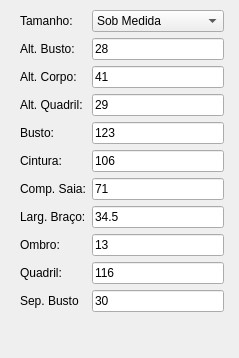
<?xml version="1.0" encoding="UTF-8"?>
<ui version="4.0">
 <class>Form</class>
 <widget class="QWidget" name="Form">
  <property name="geometry">
   <rect>
    <x>0</x>
    <y>0</y>
    <width>239</width>
    <height>358</height>
   </rect>
  </property>
  <property name="minimumSize">
   <size>
    <width>239</width>
    <height>358</height>
   </size>
  </property>
  <property name="windowTitle">
   <string>Form</string>
  </property>
  <widget class="QWidget" name="layoutWidget">
   <property name="geometry">
    <rect>
     <x>20</x>
     <y>10</y>
     <width>204</width>
     <height>332</height>
    </rect>
   </property>
   <layout class="QFormLayout" name="formLayout">
    <item row="2" column="0">
     <widget class="QLabel" name="label">
      <property name="text">
       <string>Alt. Corpo:</string>
      </property>
     </widget>
    </item>
    <item row="2" column="1">
     <widget class="QLineEdit" name="AltCorpo">
      <property name="text">
       <string>41</string>
      </property>
     </widget>
    </item>
    <item row="3" column="0">
     <widget class="QLabel" name="label_3">
      <property name="text">
       <string>Alt. Quadril:</string>
      </property>
     </widget>
    </item>
    <item row="3" column="1">
     <widget class="QLineEdit" name="AltQuadril">
      <property name="text">
       <string>29</string>
      </property>
     </widget>
    </item>
    <item row="4" column="0">
     <widget class="QLabel" name="label">
      <property name="text">
       <string>Busto:</string>
      </property>
     </widget>
    </item>
    <item row="4" column="1">
     <widget class="QLineEdit" name="Busto">
      <property name="text">
       <string>123</string>
      </property>
     </widget>
    </item>
    <item row="5" column="0">
     <widget class="QLabel" name="label">
      <property name="text">
       <string>Cintura:</string>
      </property>
     </widget>
    </item>
    <item row="5" column="1">
     <widget class="QLineEdit" name="Cintura">
      <property name="text">
       <string>106</string>
      </property>
     </widget>
    </item>
    <item row="6" column="0">
     <widget class="QLabel" name="label">
      <property name="text">
       <string>Comp. Saia:</string>
      </property>
     </widget>
    </item>
    <item row="6" column="1">
     <widget class="QLineEdit" name="CompSaia">
      <property name="text">
       <string>71</string>
      </property>
     </widget>
    </item>
    <item row="7" column="0">
     <widget class="QLabel" name="label">
      <property name="text">
       <string>Larg. Braço:</string>
      </property>
     </widget>
    </item>
    <item row="7" column="1">
     <widget class="QLineEdit" name="LargBraco">
      <property name="text">
       <string>34.5</string>
      </property>
     </widget>
    </item>
    <item row="8" column="0">
     <widget class="QLabel" name="label_2">
      <property name="text">
       <string>Ombro:</string>
      </property>
     </widget>
    </item>
    <item row="8" column="1">
     <widget class="QLineEdit" name="Ombro">
      <property name="text">
       <string>13</string>
      </property>
     </widget>
    </item>
    <item row="9" column="0">
     <widget class="QLabel" name="label">
      <property name="text">
       <string>Quadril:</string>
      </property>
     </widget>
    </item>
    <item row="9" column="1">
     <widget class="QLineEdit" name="Quadril">
      <property name="text">
       <string>116</string>
      </property>
     </widget>
    </item>
    <item row="10" column="0">
     <widget class="QLabel" name="label_4">
      <property name="text">
       <string>Sep. Busto</string>
      </property>
     </widget>
    </item>
    <item row="10" column="1">
     <widget class="QLineEdit" name="SepBusto">
      <property name="text">
       <string>30</string>
      </property>
     </widget>
    </item>
    <item row="1" column="0">
     <widget class="QLabel" name="label_5">
      <property name="text">
       <string>Alt. Busto:</string>
      </property>
     </widget>
    </item>
    <item row="1" column="1">
     <widget class="QLineEdit" name="AltBusto">
      <property name="text">
       <string>28</string>
      </property>
     </widget>
    </item>
    <item row="0" column="1">
     <widget class="QComboBox" name="Tamanho">
      <property name="minimumSize">
       <size>
        <width>0</width>
        <height>0</height>
       </size>
      </property>
      <item>
       <property name="text">
        <string>Sob Medida</string>
       </property>
      </item>
      <item>
       <property name="text">
        <string>36</string>
       </property>
      </item>
      <item>
       <property name="text">
        <string>38</string>
       </property>
      </item>
      <item>
       <property name="text">
        <string>40</string>
       </property>
      </item>
      <item>
       <property name="text">
        <string>42</string>
       </property>
      </item>
      <item>
       <property name="text">
        <string>44</string>
       </property>
      </item>
      <item>
       <property name="text">
        <string>46</string>
       </property>
      </item>
      <item>
       <property name="text">
        <string>48</string>
       </property>
      </item>
      <item>
       <property name="text">
        <string>50</string>
       </property>
      </item>
      <item>
       <property name="text">
        <string>52</string>
       </property>
      </item>
      <item>
       <property name="text">
        <string>54</string>
       </property>
      </item>
      <item>
       <property name="text">
        <string>56</string>
       </property>
      </item>
      <item>
       <property name="text">
        <string>58</string>
       </property>
      </item>
      <item>
       <property name="text">
        <string>60</string>
       </property>
      </item>
      <item>
       <property name="text">
        <string>62</string>
       </property>
      </item>
     </widget>
    </item>
    <item row="0" column="0">
     <widget class="QLabel" name="label_6">
      <property name="text">
       <string>Tamanho:</string>
      </property>
     </widget>
    </item>
   </layout>
  </widget>
 </widget>
 <resources/>
 <connections/>
</ui>
